Frame 1 (no input): blank canvas, image omitted
Frame 60 (the mouse pressed at the canvas centre just before this capture): blank canvas, image omitted
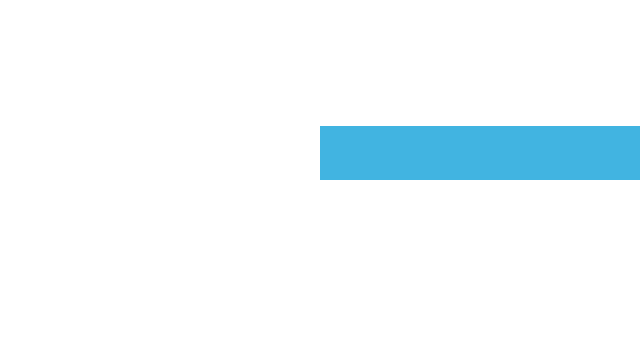
Frame 120 (the mouse held since frame 60 and released just before this capture)

The Processing sketch whose frames 1 and 60 were blank and that drew this single picture after the mouse press (run headless with seeded random() and noise(); from frame 60 on, the mouse is pressed at the canvas centre):

// Processing sketch: processing_100329
// ── processing_100329.pde

void setup() {
  size(640, 360); 
  stroke(255);
  background(#FFFFFF);
  noFill();
}

void draw() {
  stroke(0,0,0,0);
  fill((mouseX % 255), (mouseY % 255), ((mouseX * mouseY) % 255));
  rect(mouseX,mouseY,mouseX, (height*mouseY*width*mouseY/(mouseY*height*mouseX+1)));
}
